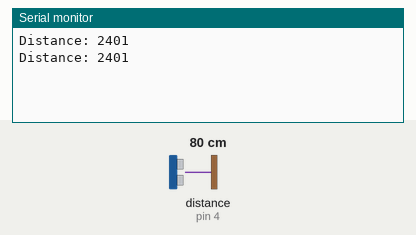
Recording of a sketch running on a simulated Arduino Uno, built with avr-gcc and run on an emulated ATmega328P. Shown: the last lines printed to the serial monitor. Wiring (inferred from the names in the program): ultrasonic range finder: trigger pin 5; echo pin 4. The test bench sets the inputs (shaded band); at power-on: distance to the obstacle (sensor on pin 4) 80 cm. The echo pulse lasts 58.3 µs per cm.

Above: at 1.8 s.
1.9 s: distance to the obstacle (sensor on pin 4) set to 2 cm
At 2.8 s:
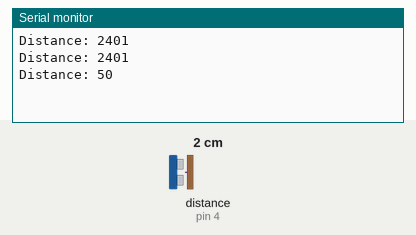
3.4 s: distance to the obstacle (sensor on pin 4) set to 4 cm
At 4.7 s:
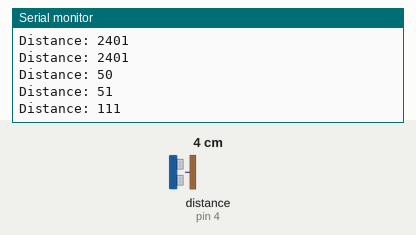
Timing chart, 0 to 6.4 s (numbered marks = the images above; inputs shaded):
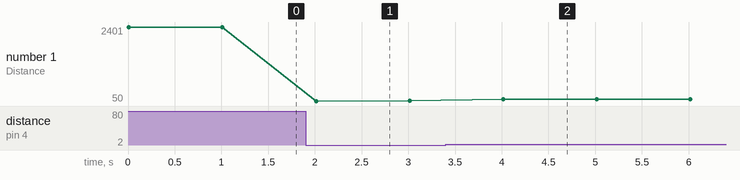

The sketch:

esp12e_ultr_sonic.ino
```cpp
/*
* Ultrasonic Sensor HC-SR04 and Arduino Tutorial
*
* Crated by Dejan Nedelkovski,
* www.HowToMechatronics.com
*
*/
// defines pins numbers
const int powerLineSupply = 16; //D0
const int trigPin = 5; //D1
const int echoPin = 4; //D2
// defines variables
long duration;
long distance = 1;

void setup() {
pinMode(trigPin, OUTPUT); // Sets the trigPin as an Output
pinMode(echoPin, INPUT); // Sets the echoPin as an Input
Serial.begin(9600); // Starts the serial communication
}
void loop() {
// Clears the trigPin
digitalWrite(trigPin, LOW);
delayMicroseconds(20);
// Sets the trigPin on HIGH state for 10 micro seconds
digitalWrite(trigPin, HIGH);
delayMicroseconds(100);
digitalWrite(trigPin, LOW);
// Reads the echoPin, returns the sound wave travel time in microseconds
duration = pulseIn(echoPin, HIGH);
// Calculating the distance
distance= duration*1.034/2;
// Prints the distance on the Serial Monitor
Serial.print("Distance: ");
Serial.println(distance);
delay(1000);

}
```

Measured:
- after the input at 1.9 s, the serial monitor: prints a new line after 0.11 s (image 1)
- after the input at 3.4 s, the serial monitor: prints a new line after 0.61 s (image 2)
- plotted number 1: 2401 → 51 after the input at 1.9 s, 51 → 111 after the input at 3.4 s
